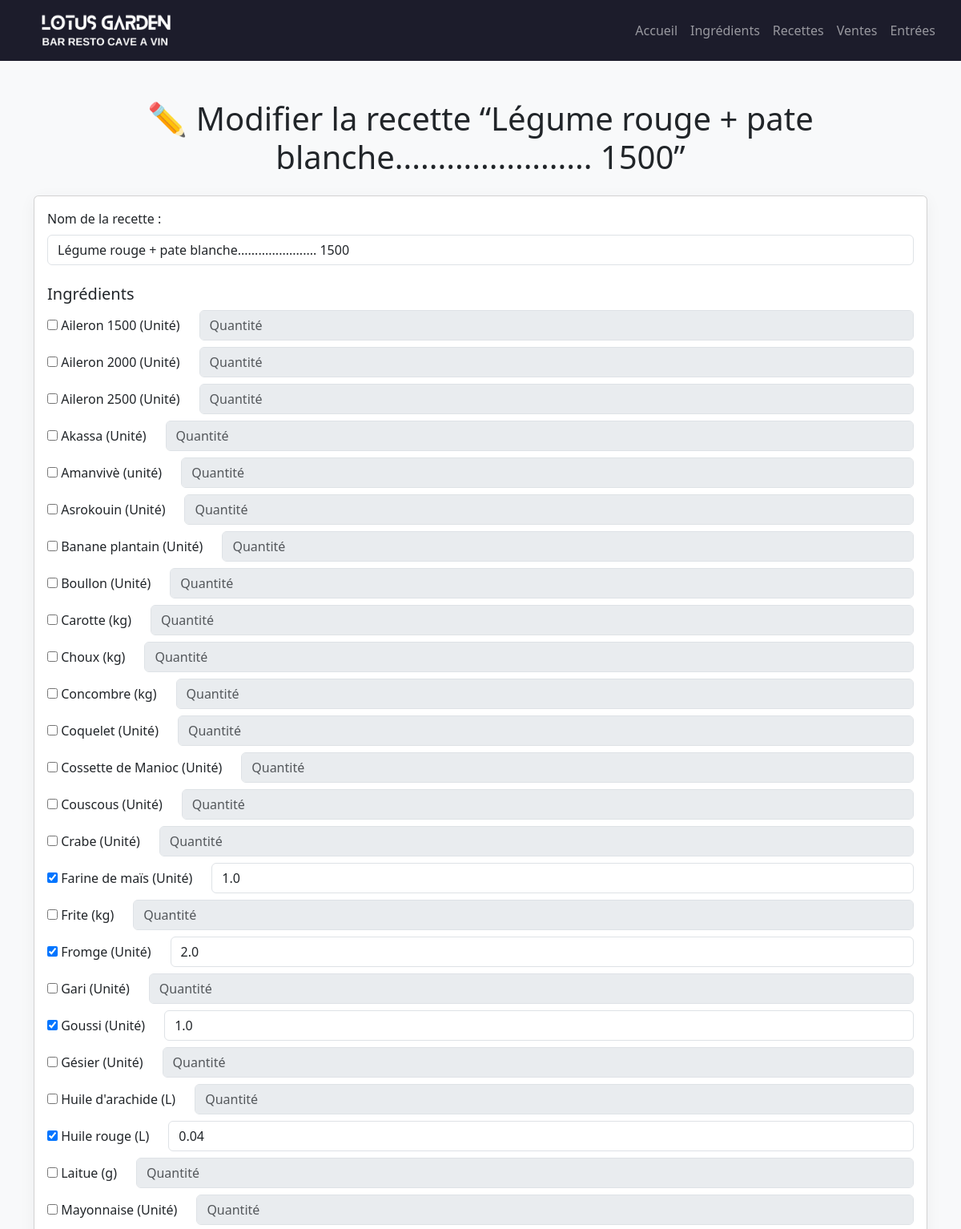
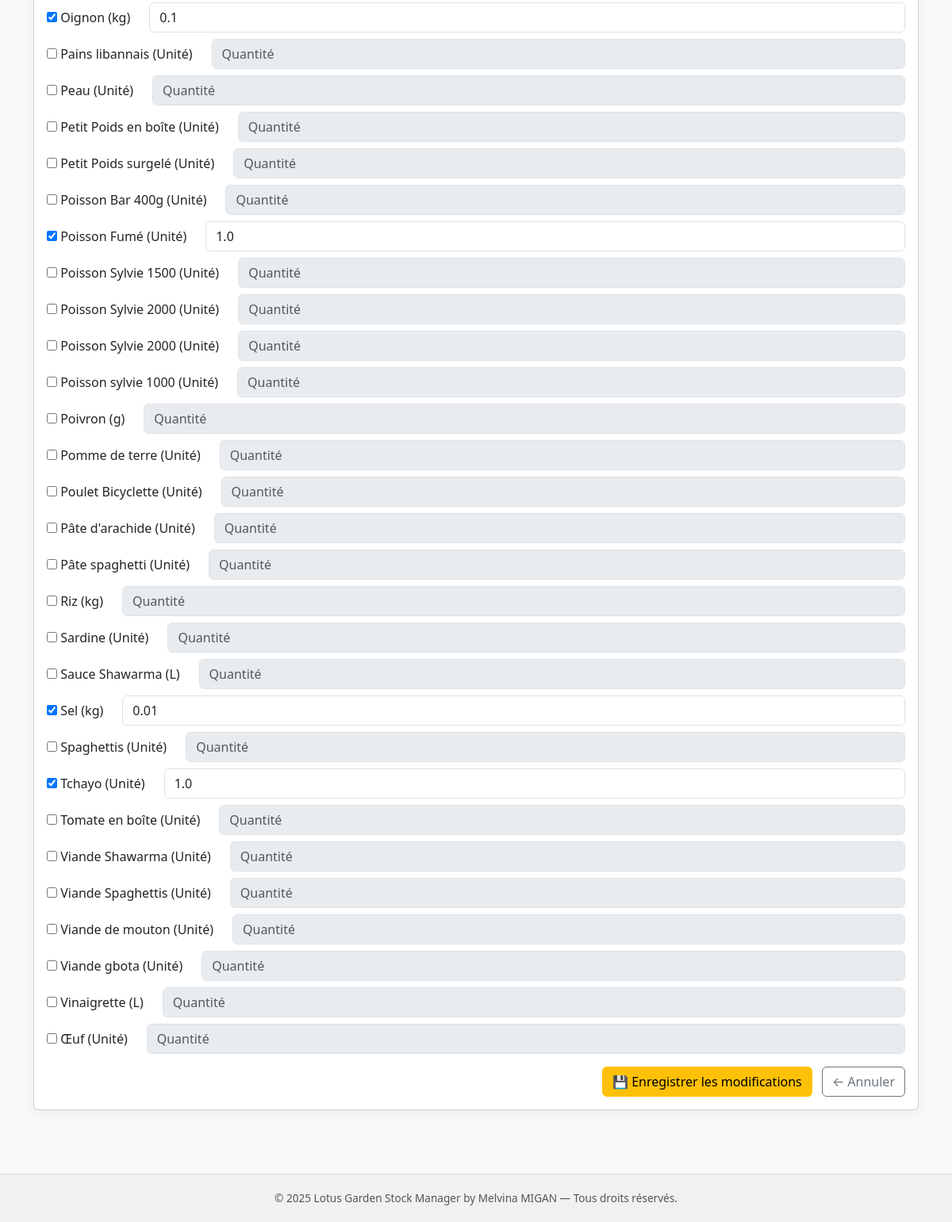
/modifier_recette/1, run on an earlier commit of the app's database (2 pictures, top to bottom).
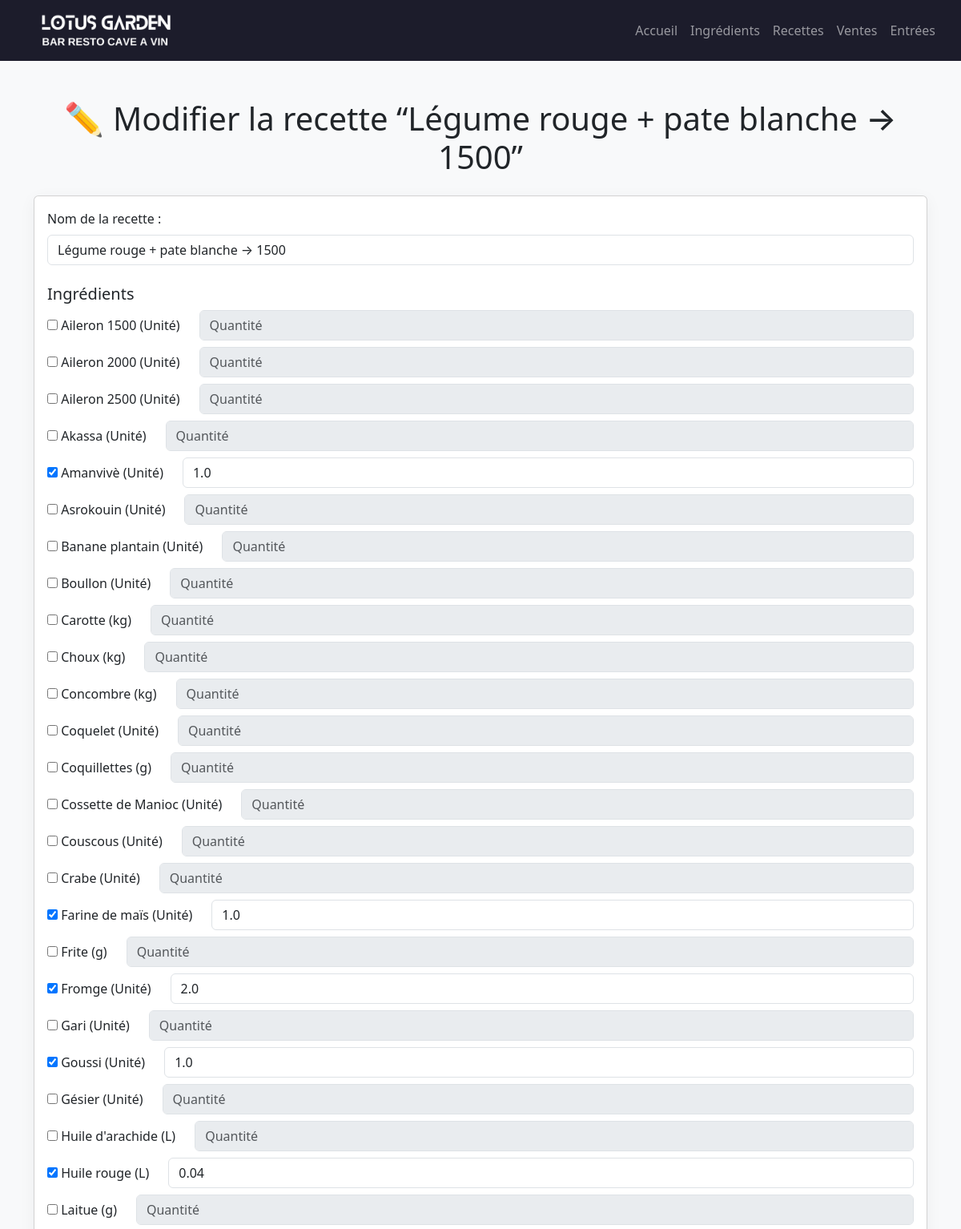
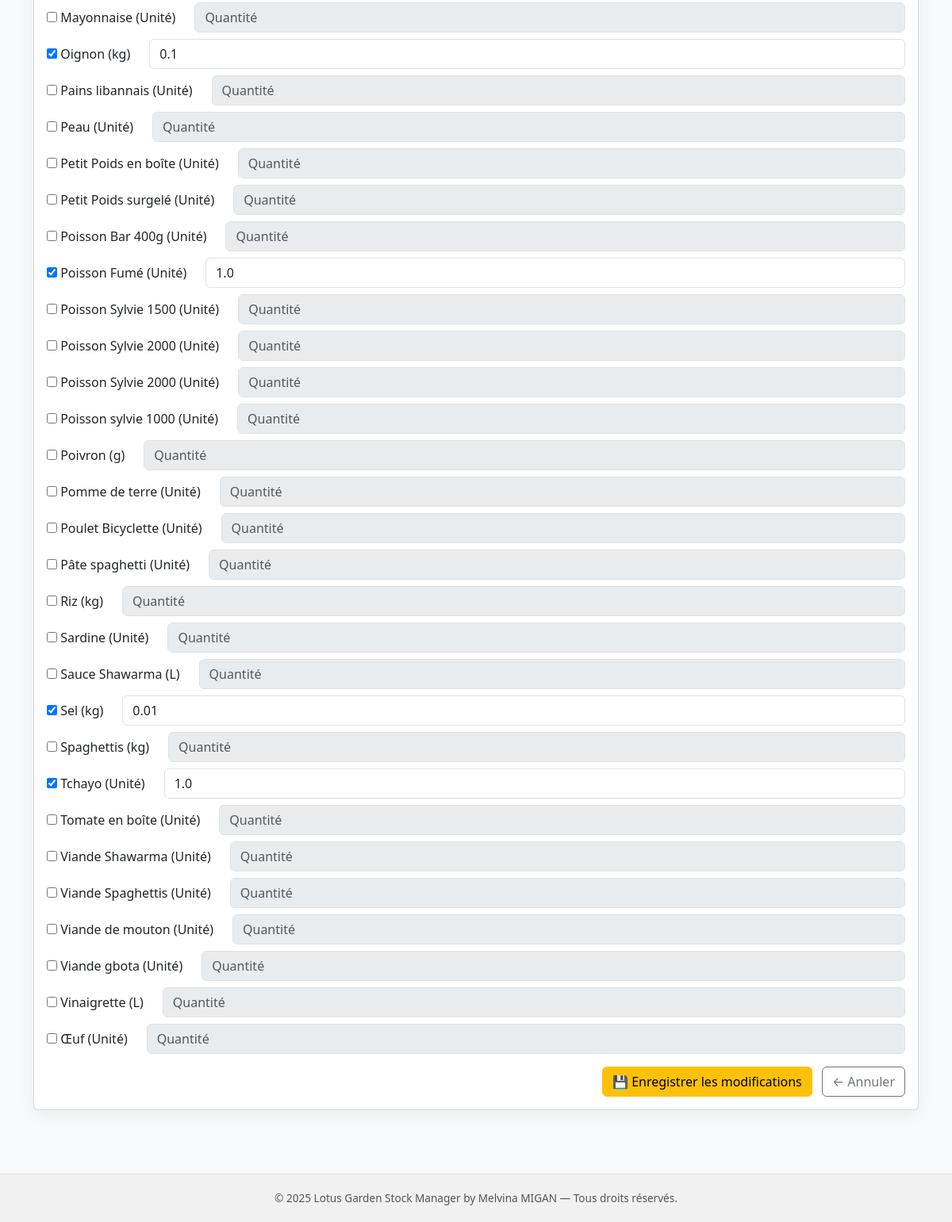
And on a later commit of the database (2 pictures, top to bottom).
### app.py (models this page shows)
class Recette(db.Model):
    id = db.Column(db.Integer, primary_key=True)
    nom = db.Column(db.String(100), nullable=False)
    ingredients = db.relationship('RecetteIngredient', backref='recette', cascade='all, delete-orphan')

class Ingredient(db.Model):
    id = db.Column(db.Integer, primary_key=True)
    nom = db.Column(db.String(100), nullable=False)
    unite = db.Column(db.String(50), nullable=False)
    stock_cuisine = db.Column(db.Float, nullable=False, default=0.0)
    stock_magasin = db.Column(db.Float, nullable=False, default=0.0)

class RecetteIngredient(db.Model):
    id = db.Column(db.Integer, primary_key=True)
    recette_id = db.Column(db.Integer, db.ForeignKey('recette.id'), nullable=False)
    ingredient_id = db.Column(db.Integer, db.ForeignKey('ingredient.id'), nullable=False)
    quantite = db.Column(db.Float, nullable=False)
    ingredient = db.relationship('Ingredient')

### app.py (the view, shortened to what this page needs)
@app.route('/modifier_recette/<int:id>', methods=['GET', 'POST'])
def modifier_recette(id):
    recette = Recette.query.get_or_404(id)
    quantites = {ri.ingredient_id: ri.quantite for ri in recette.ingredients}
    return render_template('modifier_recette.html', recette=recette, ingredients = Ingredient.query.order_by(Ingredient.nom.asc()).all(), quantites=quantites)

### app.py (called while the page is built)
@app.context_processor
def inject_request():
    return dict(request=request)

### templates/modifier_recette.html (shortened to what this page needs)
<!DOCTYPE html>
<html lang="fr">
<head>
    <link rel="stylesheet" href="https://cdn.jsdelivr.net/npm/bootstrap@5.3.0/dist/css/bootstrap.min.css">
    <link rel="stylesheet" href="https://cdn.jsdelivr.net/npm/bootstrap-icons@1.10.5/font/bootstrap-icons.css">
    <link rel="stylesheet" href="https://cdnjs.cloudflare.com/ajax/libs/animate.css/4.1.1/animate.min.css"/>
</head>
<body>
<nav class="navbar navbar-expand-lg navbar-dark px-4">
    <a class="navbar-brand d-flex align-items-center" href="/">
        <img src="{{ url_for('static', filename='logo.png') }}" alt="Logo" class="logo me-2">
    </a>
    <div class="collapse navbar-collapse" id="navbarNav">
        <ul class="navbar-nav ms-auto">
            {% set nav_links = [
                ('home', 'Accueil'),
                ('ajouter', 'Ingrédients'),
                ('recettes', 'Recettes'),
                ('ventes', 'Ventes'),
                ('transfert', 'Entrées')
            ] %}
            {% for endpoint, label in nav_links %}
            <li class="nav-item">
                <a class="nav-link {{ 'active text-warning fw-bold' if request.path == url_for(endpoint) else '' }}" href="{{ url_for(endpoint) }}">{{ label }}</a>
            </li>
            {% endfor %}
        </ul>
    </div>
</nav>
  <head>
    <link href="https://cdn.jsdelivr.net/npm/bootstrap@5.3.3/dist/css/bootstrap.min.css" rel="stylesheet">
  </head>
  <body class="bg-light">
    <div class="container mt-5">
      <h1 class="text-center mb-4">✏ Modifier la recette “{{ recette.nom }}”</h1>
      <div class="card">
        <div class="card-body">
          <form method="POST">
            <div class="mb-3">
              <label for="nom" class="form-label">Nom de la recette :</label>
              <input type="text" id="nom" name="nom" class="form-control" value="{{ recette.nom }}" required>
            </div>
            <h5 class="mt-4">Ingrédients</h5>
            {% for ingr in ingredients %}
              <div class="row align-items-center mb-2">
                <div class="col-auto">
                  <input
                    type="checkbox"
                    name="ingredient_id"
                    value="{{ ingr.id }}"
                    {% if ingr.id in quantites %}checked{% endif %}
                  >
                  <label>{{ ingr.nom }} ({{ ingr.unite }})</label>
                </div>
                <div class="col">
                  <input
                    type="number"
                    step="0.01"
                    name="quantite_{{ ingr.id }}"
                    class="form-control"
                    placeholder="Quantité"
                    value="{{ quantites.get(ingr.id, '') }}"
                    {% if ingr.id not in quantites %}disabled{% endif %}
                  >
                </div>
              </div>
            {% endfor %}
            <div class="text-end mt-3">
              <button type="submit" class="btn btn-warning">💾 Enregistrer les modifications</button>
              <a href="{{ url_for('recettes') }}" class="btn btn-outline-secondary ms-2">← Annuler</a>
            </div>
          </form>
        </div>
      </div>
    </div>
    <footer>
        © 2025 Lotus Garden Stock Manager by Melvina MIGAN — Tous droits réservés.
    </footer>
  </body>
</html>

### templates/modifier_recette.html (style rules this page uses)
body { background-color: #f8f9fa; font-family: 'Segoe UI', sans-serif; }
.navbar { background-color: #1c1c2b !important; }
.logo { max-height: 50px; }
.card { border-radius: 1rem; box-shadow: 0 5px 20px rgba(0, 0, 0, 0.05); }
footer { background-color: #f1f1f1; border-top: 1px solid #ddd; margin-top: 80px; padding: 20px; font-size: 0.85rem; color: #555; text-align: center; }

What changed in the data, as far as the page shows it:
removed Ingredient: nom "Frite", unite "kg"
removed Ingredient: nom "Pâte d'arachide", unite "Unité"
removed Ingredient: nom "Spaghettis", unite "Unité"
changed Recette: nom "Légume rouge + pate blanche....................... 1500" → "Légume rouge + pate blanche → 1500"
changed Ingredient "Amanvivè": ingredient_id "☐" → "☑"; unite "unité" → "Unité"
added Ingredient: nom "Coquillettes", unite "g"
added Ingredient: nom "Frite", unite "g"
added Ingredient: nom "Spaghettis", unite "kg"
added RecetteIngredient: get "1.0"
